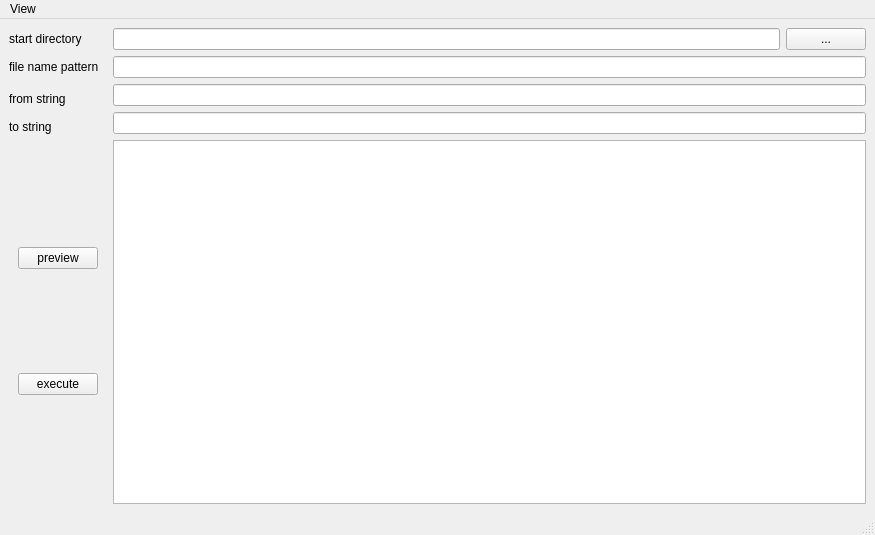
<?xml version="1.0" encoding="UTF-8"?>
<ui version="4.0">
 <class>MainWindow</class>
 <widget class="QMainWindow" name="MainWindow">
  <property name="geometry">
   <rect>
    <x>0</x>
    <y>0</y>
    <width>875</width>
    <height>535</height>
   </rect>
  </property>
  <property name="windowTitle">
   <string>replace</string>
  </property>
  <widget class="QWidget" name="centralwidget">
   <layout class="QGridLayout" name="gridLayout_2">
    <item row="0" column="0">
     <widget class="QLabel" name="label">
      <property name="text">
       <string>start directory</string>
      </property>
     </widget>
    </item>
    <item row="0" column="1">
     <layout class="QHBoxLayout" name="horizontalLayout">
      <item>
       <widget class="QLineEdit" name="lineEdit_start_dir"/>
      </item>
      <item>
       <widget class="QPushButton" name="pushButton_dir">
        <property name="text">
         <string>...</string>
        </property>
       </widget>
      </item>
     </layout>
    </item>
    <item row="1" column="0">
     <widget class="QLabel" name="label_3">
      <property name="toolTip">
       <string>wild card format</string>
      </property>
      <property name="text">
       <string>file name pattern</string>
      </property>
     </widget>
    </item>
    <item row="1" column="1">
     <widget class="QLineEdit" name="lineEdit_pattern">
      <property name="text">
       <string/>
      </property>
     </widget>
    </item>
    <item row="2" column="0" rowspan="2">
     <widget class="QLabel" name="label_2">
      <property name="text">
       <string>from string</string>
      </property>
     </widget>
    </item>
    <item row="2" column="1">
     <widget class="QLineEdit" name="lineEdit_from_str">
      <property name="text">
       <string/>
      </property>
     </widget>
    </item>
    <item row="3" column="1" rowspan="2">
     <widget class="QLineEdit" name="lineEdit_to_str">
      <property name="text">
       <string/>
      </property>
     </widget>
    </item>
    <item row="4" column="0">
     <widget class="QLabel" name="label_4">
      <property name="text">
       <string>to string</string>
      </property>
     </widget>
    </item>
    <item row="5" column="0">
     <widget class="QWidget" name="widget" native="true">
      <layout class="QGridLayout" name="gridLayout">
       <item row="0" column="0">
        <widget class="QPushButton" name="pushButton_preview">
         <property name="text">
          <string>preview</string>
         </property>
        </widget>
       </item>
       <item row="1" column="0">
        <widget class="QPushButton" name="pushButton_exec">
         <property name="text">
          <string>execute</string>
         </property>
        </widget>
       </item>
      </layout>
     </widget>
    </item>
    <item row="5" column="1">
     <widget class="QTextEdit" name="textEdit_output"/>
    </item>
   </layout>
  </widget>
  <widget class="QMenuBar" name="menubar">
   <property name="geometry">
    <rect>
     <x>0</x>
     <y>0</y>
     <width>875</width>
     <height>26</height>
    </rect>
   </property>
   <widget class="QMenu" name="menuView">
    <property name="title">
     <string>View</string>
    </property>
    <addaction name="actionFont"/>
    <addaction name="actionLanguage"/>
   </widget>
   <addaction name="menuView"/>
  </widget>
  <widget class="QStatusBar" name="statusbar"/>
  <action name="actionFont">
   <property name="text">
    <string>Font</string>
   </property>
  </action>
  <action name="actionLanguage">
   <property name="text">
    <string>Language</string>
   </property>
  </action>
 </widget>
 <resources/>
 <connections/>
</ui>
